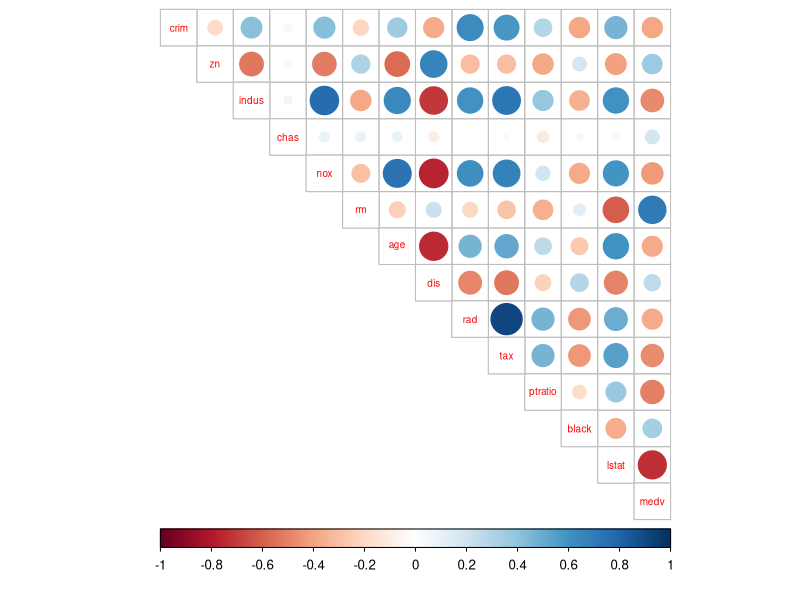
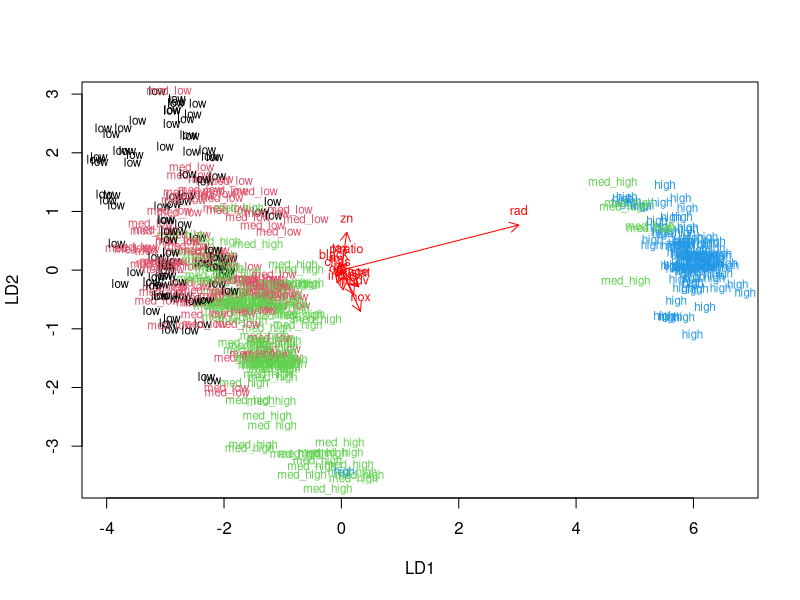
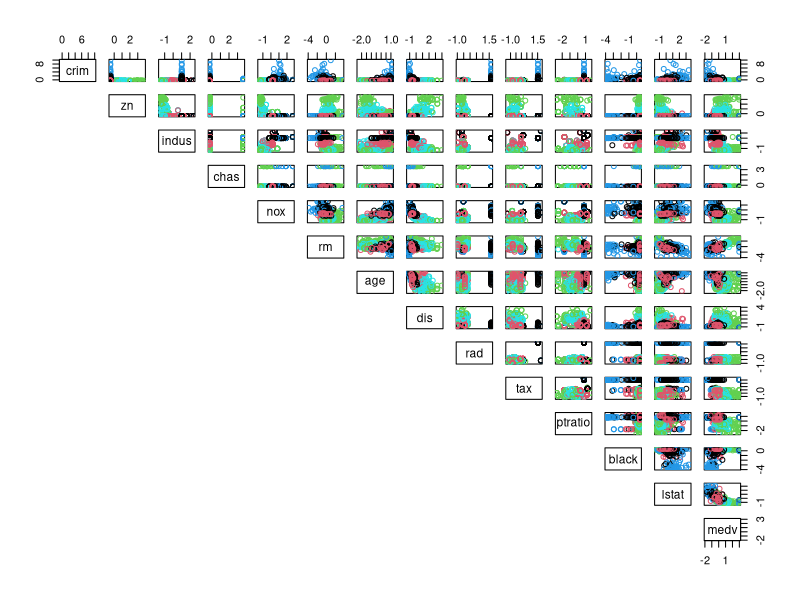
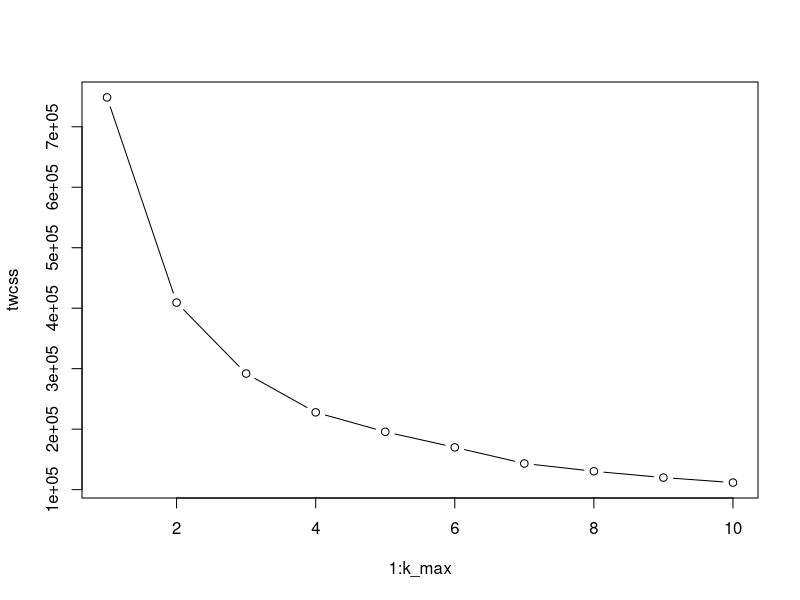
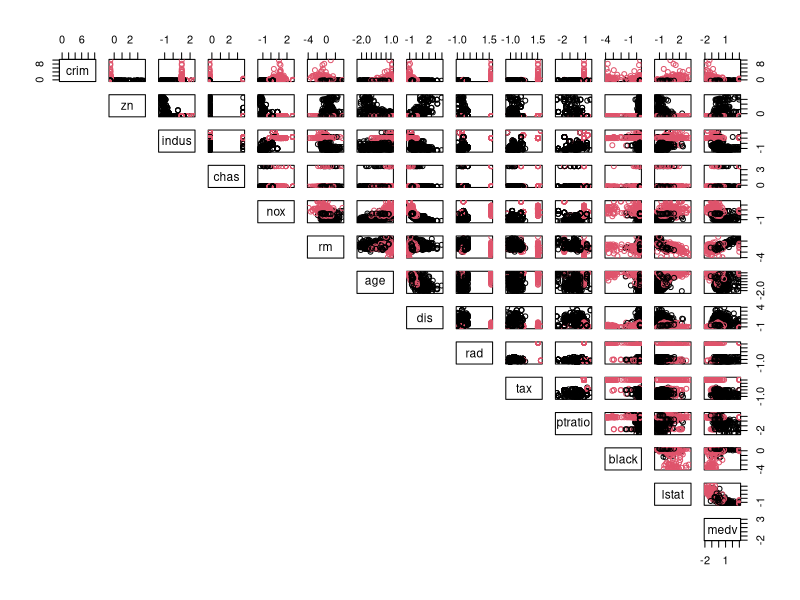

Write the R code that produced these figures, in order.
## ---- chunk 1
library(MASS)
data("Boston")
dim(Boston)
str(Boston)
## ---- chunk 2
library(corrplot)
library(tidyverse)
summary(Boston)
## ---- chunk 3
cor_matrix<-cor(Boston) %>% round(digits=2)
corrplot(cor_matrix, method="circle", type = "upper",cl.pos = "b", tl.pos = "d", tl.cex = 0.6)
## ---- chunk 4
boston_scaled <- scale(Boston)
summary(boston_scaled)
boston_scaled <- as.data.frame(boston_scaled)
## ---- chunk 5
scaled_crim <- boston_scaled$crim
bins <- quantile(scaled_crim)
crime <- cut(scaled_crim, breaks = bins, include.lowest = TRUE, labels = c("low", "med_low", "med_high", "high"))
boston_scaled <- dplyr::select(boston_scaled, -crim)
boston_scaled <- data.frame(boston_scaled, crime)

n <- nrow(boston_scaled)

ind <- sample(n,  size = n * 0.8)
train <- boston_scaled[ind,]
test <- boston_scaled[-ind,]
correct_classes <- test$crime
test <- dplyr::select(test, -crime)
## ---- chunk 6
lda.fit <- lda(crime ~., data = train)
lda.arrows <- function(x, myscale = 1, arrow_heads = 0.1, color = "red", tex = 0.75, choices = c(1,2)){
  heads <- coef(x)
  arrows(x0 = 0, y0 = 0, 
         x1 = myscale * heads[,choices[1]], 
         y1 = myscale * heads[,choices[2]], col=color, length = arrow_heads)
  text(myscale * heads[,choices], labels = row.names(heads), 
       cex = tex, col=color, pos=3)
}
classes <- as.numeric(train$crime)
plot(lda.fit, dimen = 2, col = classes, och = classes)
lda.arrows(lda.fit, myscale = 1)
## ---- chunk 7
lda.pred <- predict(lda.fit, newdata = test)
table(correct = correct_classes, predicted = lda.pred$class)
## ---- chunk 8
data("Boston")
Boston2 <- scale(Boston)
Boston2 <- as.data.frame(Boston2)
dist_eu <- dist(Boston2)
km <- kmeans(dist_eu, centers = 5)
pairs(Boston2, col = km$cluster, lower.panel = NULL)
## ---- chunk 9
set.seed(123)
k_max <- 10
twcss <- sapply(1:k_max, function(k){kmeans(dist_eu, k)$tot.withinss})
plot(1:k_max, twcss, type = 'b')
## ---- chunk 10
km <- kmeans(dist_eu, centers = 2)
pairs(Boston2, col = km$cluster, lower.panel = NULL)
